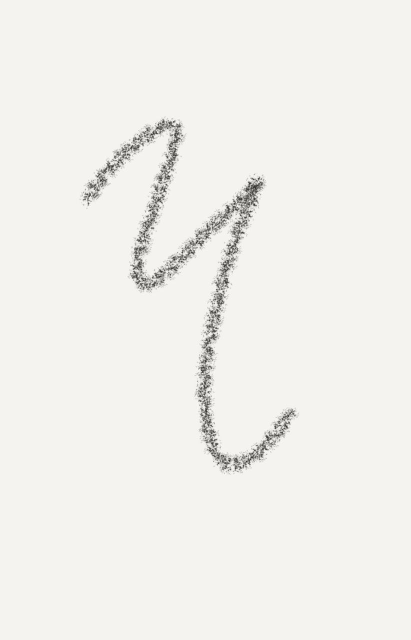
#> input picture Letters/25/1.jpg, 822 x 1280 px (shown at 1/2 size); its folder holds only this picture in this run
$ python q.py
#> lines starting #> are read from the running program, lines starting #| are printed output that depends on the picture
from scipy.ndimage import rotate as rotate_image
import cv2
import os
os.makedirs('dataset1')
l = 1
while(l < 10):
  image = cv2.imread(str(l)+'.jpg', cv2.IMREAD_GRAYSCALE)
#> image: shape (1280, 822); min 23, max 255, mean 239.9
  #rotation angle in degree
  i = 0
  g = 0
  while(i < 18):
    rotated_img1 = rotate_image(image,-45 + g, cval=243)
    cv2.imwrite('./dataset1/'+str(l)+'1lol'+str(i)+'.jpg',rotated_img1)
    i = i + 1
    g = g + 5
#> this loop made 18 passes
#> pass 1, `rotated_img1 = rotate_image(image,-45 + g, cval=243)`:
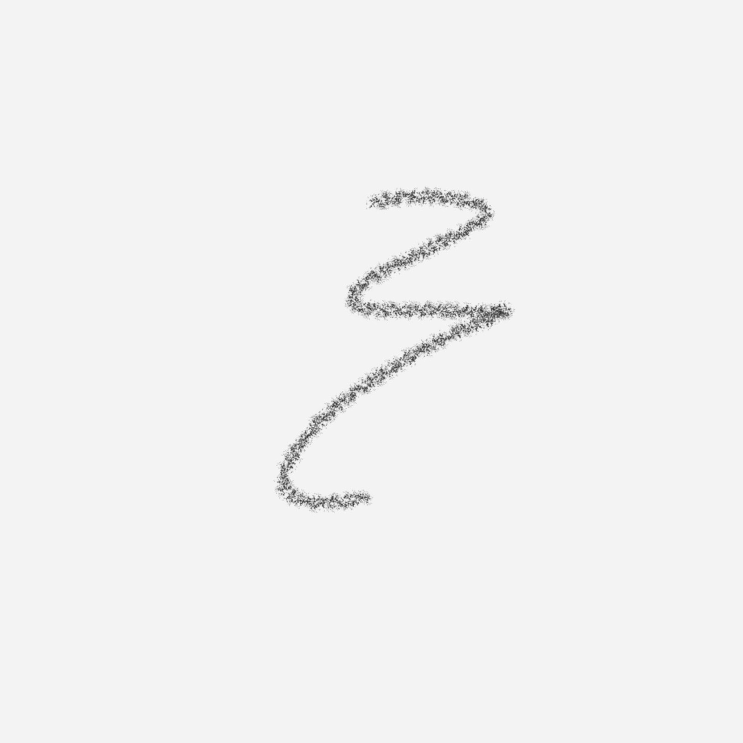
#> rotated_img1: shape (1486, 1486) (shown at 1/2 size); min 27, max 255, mean 241.5
#> pass 3, `rotated_img1 = rotate_image(image,-45 + g, cval=243)`:
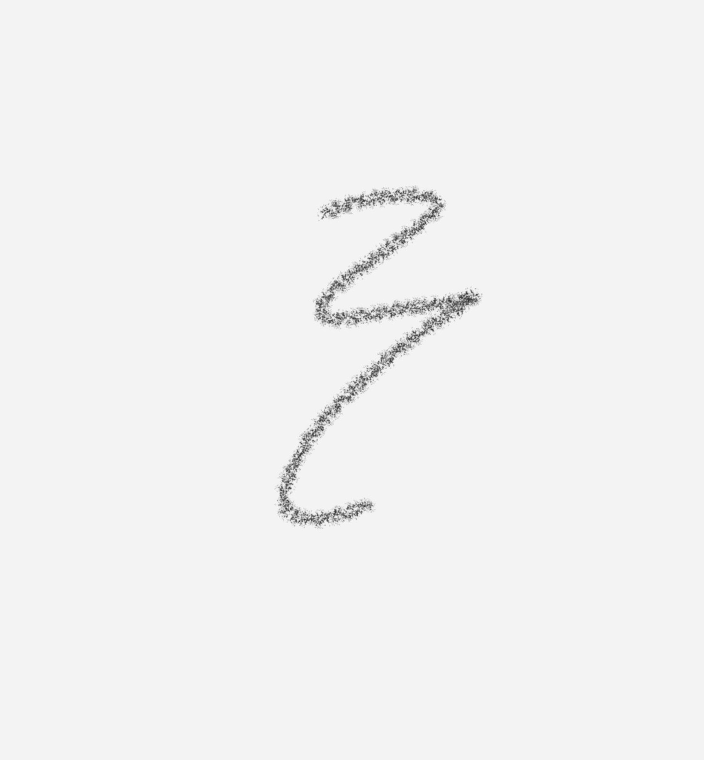
#> rotated_img1: shape (1520, 1408) (shown at 1/2 size); min 27, max 255, mean 241.5
#> after the loop, g = 90; i = 18
#> (the run stopped early here; a loop or call above may not have finished)
